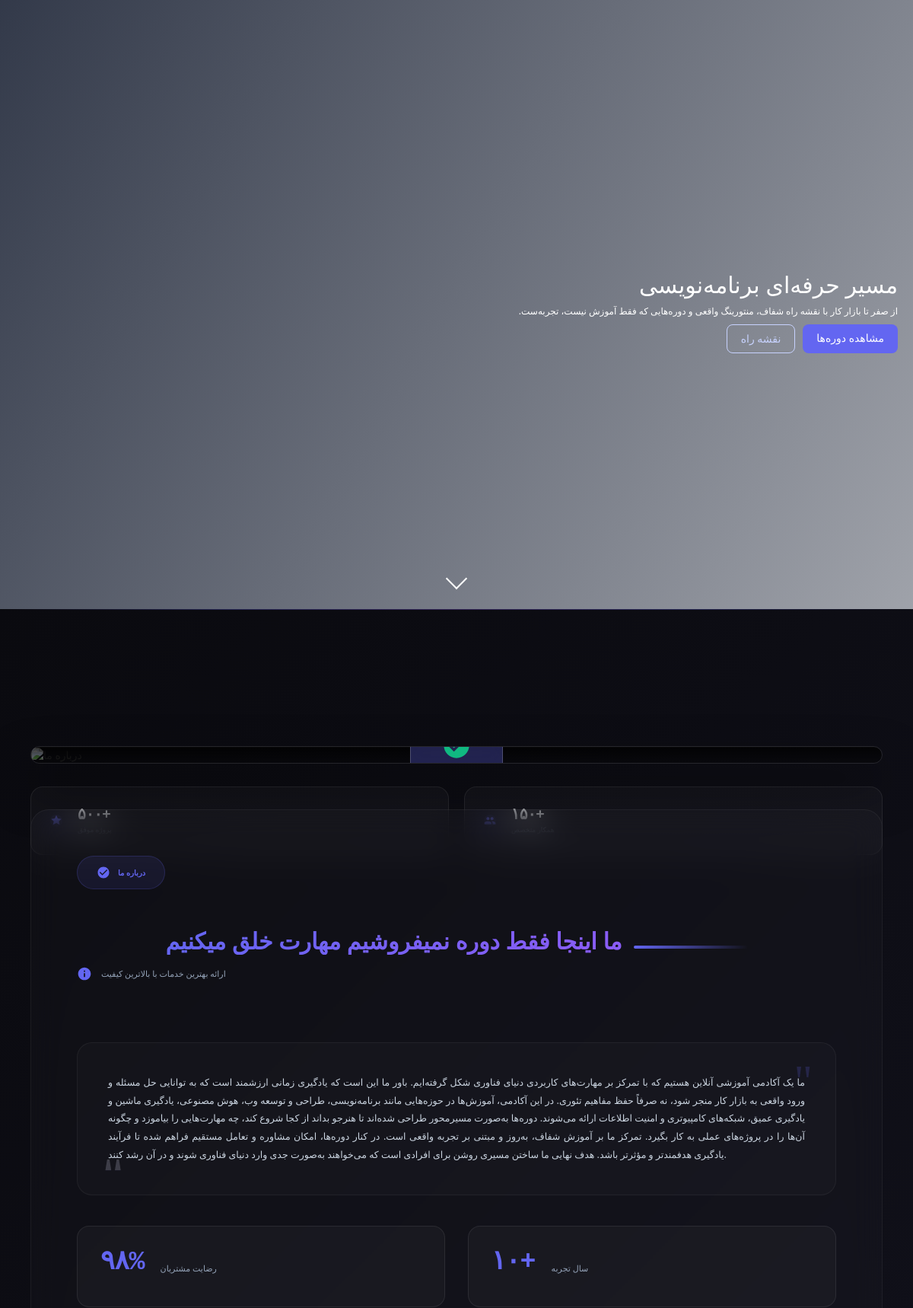
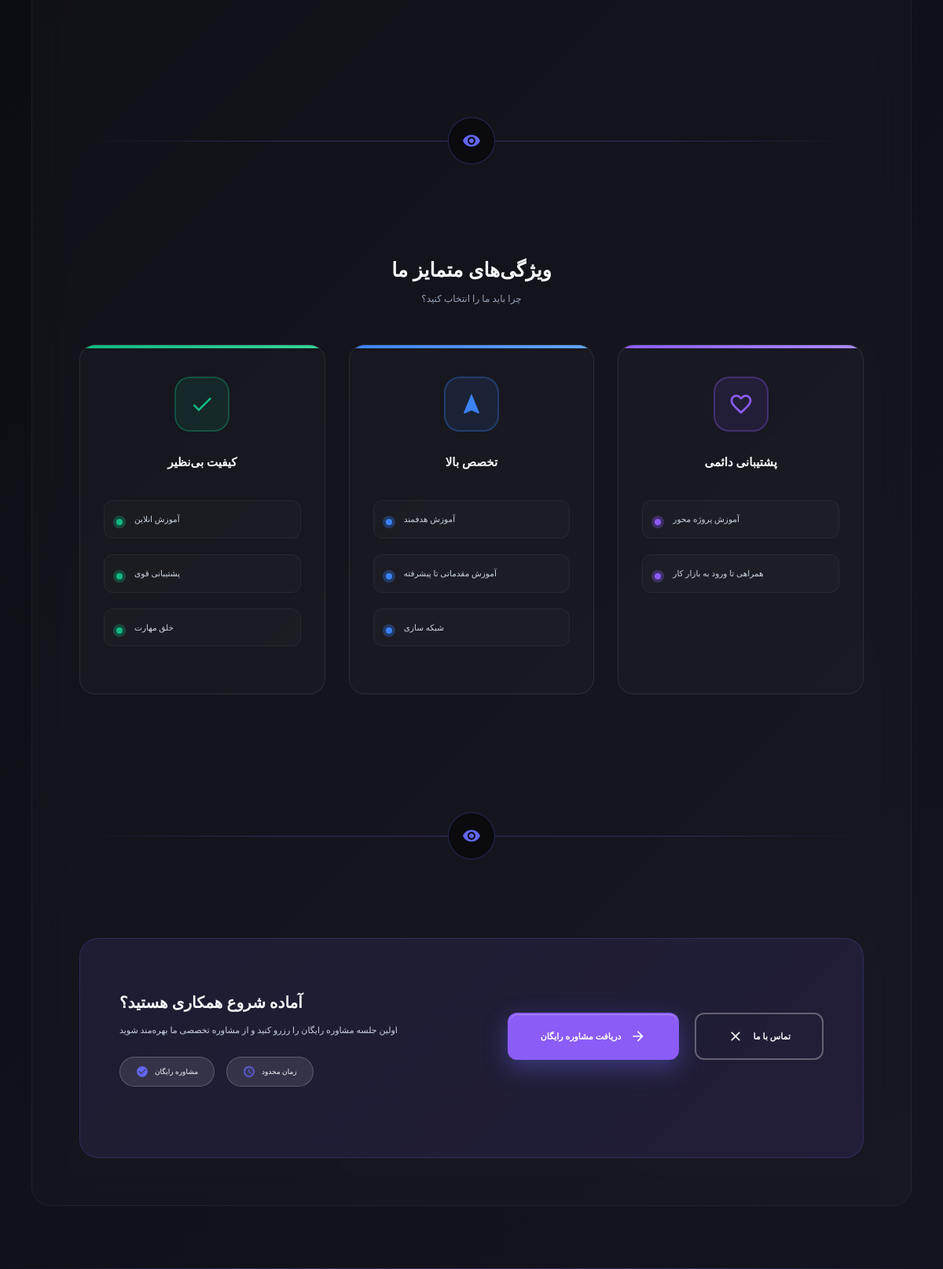
The page / on the database its author committed (2 pictures, top to bottom).
### home/models.py (models this page shows, shortened)
class SiteInfo(models.Model):
    name = models.CharField(max_length=100, default="DEVIO",verbose_name="اسم سایت")
    tagline = models.CharField(max_length=255, blank=True,verbose_name=' توضیح کوتاه')
    about_text = models.TextField(blank=True,verbose_name='درباره ما')
    goals_text = models.TextField(blank=True,verbose_name='اهداف آکادمی')
    logo = models.FileField(upload_to='site/logo/', blank=True, null=True,verbose_name='لوگو سایت')
    favicon = models.FileField(upload_to='site/icon/', blank=True, null=True,verbose_name='آیکون سایت')
    facebook = models.URLField(blank=True,null=True,verbose_name='ادرس فیسبوک')
    instagram = models.URLField(blank=True,null=True,verbose_name='ادرس اینستاگرام')
    linkedin = models.URLField(blank=True,null=True,verbose_name='ادرس لینکدین')
    created_at = models.DateTimeField(auto_now_add=True,verbose_name='تاریخ ساخت')
    updated_at = models.DateTimeField(auto_now=True,verbose_name='تاریخ آپدیت')
    hero_video = models.FileField(upload_to='site/videos/',blank=True,null=True,help_text='ویدیوی پس‌زمینه صفحه اصلی (mp4)')
    email = models.EmailField(default='sudowebsite@gmail.com',verbose_name='ایمیل')
    number = models.CharField(default='09337480645',verbose_name='تلفن')
    class Meta:
        verbose_name = 'اطلاعات سایت'
        verbose_name_plural = 'اطلاعات سایت'

class Activity(models.Model):
    site = models.ForeignKey(SiteInfo,verbose_name='اطلاعات سایت', on_delete=models.CASCADE, related_name='activities')
    description = models.TextField(blank=True, verbose_name='توضیحات')
    created_at = models.DateTimeField(auto_now_add=True, verbose_name='تاریخ ساخت')
    class Meta:
        verbose_name = 'هدف'
        verbose_name_plural = 'اهداف'

### home/views.py (the view)
# urls.py: path('', views.HomeView.as_view(), name='home'),
class HomeView(TemplateView):
    template_name = 'home/index.html'
    def get_context_data(self,**kwargs):
        context = super().get_context_data(**kwargs)
        site_info= SiteInfo.objects.first()
        context['site_info'] = site_info
        activities = list(site_info.activities.all())
        columns = [
            activities[0::3],
            activities[1::3],
            activities[2::3],
        ]
        context['columns'] = columns
        return context

### home/templates/home/index.html (shortened to what this page needs)
{% extends 'shared/base.html' %}
{% load render_partial %}
{% load static %}
{% block content %}
    <section dir="rtl" class="hero align">
        <video class="hero-video" autoplay muted loop playsinline>
            <source src="{{ site_info.hero_video.url }}" type="video/mp4">
        </video>
        <div class="hero-bg"></div>
        <div class="hero-container">
            <div class="hero-left">
                <h1 style="color: white">مسیر حرفه‌ای برنامه‌نویسی</h1>
                <h6 style="color: white">
                    از صفر تا بازار کار با نقشه راه شفاف، منتورینگ واقعی
                    و دوره‌هایی که فقط آموزش نیست، تجربه‌ست.
                </h6>
                <div class="hero-actions">
                    <a href="#" class="btn-primary">مشاهده دوره‌ها</a>
                    <a href="#" class="btn-outline">نقشه راه</a>
                </div>
            </div>
        </div>
        <div class="scroll-indicator">
            <span></span>
        </div>
    </section>
<section class="about-section dark-theme">
    <div class="container-fluid">
        <div class="about-grid">
            <div class="about-image-col">
                <div class="image-container">
                    <div class="image-wrapper">
                        <img
                            src="/static/images/ChatGPT%20Image%20Jan%2028,%202026,%2011_32_28%20PM.png"
                            alt="درباره ما"
                            class="about-image"
                            loading="lazy"
                        >
                        <div class="image-overlay">
                            <div class="overlay-content">
                                <svg class="overlay-icon" viewBox="0 0 24 24" fill="currentColor">
                                    <path d="M12 2C6.48 2 2 6.48 2 12s4.48 10 10 10 10-4.48 10-10S17.52 2 12 2zm-2 15l-5-5 1.41-1.41L10 14.17l7.59-7.59L19 8l-9 9z"/>
                                </svg>
                            </div>
                        </div>
                    </div>
                    <div class="image-badges">
                        <div class="badge-item">
                            <div class="badge-icon">
                                <svg viewBox="0 0 24 24" fill="currentColor">
                                    <path d="M12 1l3 6.5 7 1-5 4.5 1.5 7-6.5-3.5-6.5 3.5 1.5-7-5-4.5 7-1z"/>
                                </svg>
                            </div>
                            <div class="badge-content">
                                <span class="badge-count">۵۰۰+</span>
                                <span class="badge-label">پروژه موفق</span>
                            </div>
                        </div>
                        <div class="badge-item">
                            <div class="badge-icon">
                            </div>
                            <div class="badge-content">
                                <span class="badge-count">۱۵۰+</span>
                                <span class="badge-label">همکار متخصص</span>
                            </div>
                        </div>
                    </div>
                </div>
            </div>
            <div class="about-content-col">
                <div class="content-container">
                    <div class="content-header">
                        <div class="section-label">
                            <svg class="label-icon" viewBox="0 0 24 24" fill="currentColor">
                                <path d="M12 2C6.48 2 2 6.48 2 12s4.48 10 10 10 10-4.48 10-10S17.52 2 12 2zm-2 15l-5-5 1.41-1.41L10 14.17l7.59-7.59L19 8l-9 9z"/>
                            </svg>
                            <span>درباره ما</span>
                        </div>
                        <h1 class="main-title">
                            <span class="title-highlight">{{ site_info.tagline }}</span>
                            <span class="title-underline"></span>
                        </h1>
                        <div class="title-subtext">
                            <svg class="subtext-icon" viewBox="0 0 24 24" fill="currentColor">
                                <path d="M12 2C6.48 2 2 6.48 2 12s4.48 10 10 10 10-4.48 10-10S17.52 2 12 2zm1 15h-2v-6h2v6zm0-8h-2V7h2v2z"/>
                            </svg>
                            <span>ارائه بهترین خدمات با بالاترین کیفیت</span>
                        </div>
                    </div>
                    <div class="content-description">
                        <div class="description-text">
                            <div class="quote-mark open">"</div>
                            {{ site_info.about_text }}
                            <div class="quote-mark close">"</div>
                        </div>
                        <div class="description-stats">
                            <div class="stat-card">
                                <div class="stat-number">۹۸%</div>
                                <div class="stat-label">رضایت مشتریان</div>
                            </div>
                            <div class="stat-card">
                                <div class="stat-number">۱۰+</div>
                                <div class="stat-label">سال تجربه</div>
                            </div>
                        </div>
                    </div>
                    <div class="content-separator">
                        <div class="separator-icon">
                            <svg viewBox="0 0 24 24" fill="currentColor">
                                <path d="M12 4.5C7 4.5 2.73 7.61 1 12c1.73 4.39 6 7.5 11 7.5s9.27-3.11 11-7.5c-1.73-4.39-6-7.5-11-7.5zM12 17c-2.76 0-5-2.24-5-5s2.24-5 5-5 5 2.24 5 5-2.24 5-5 5zm0-8c-1.66 0-3 1.34-3 3s1.34 3 3 3 3-1.34 3-3-1.34-3-3-3z"/>
                            </svg>
                        </div>
                    </div>
                    <div class="content-features">
                        <div class="features-header">
                            <h3 class="features-title">ویژگی‌های متمایز ما</h3>
                            <p class="features-subtitle">چرا باید ما را انتخاب کنید؟</p>
                        </div>
                        <div class="features-grid">
                            {% for column in columns %}
                            <div class="feature-column column-{{ forloop.counter }}">
                                <div class="column-header">
                                    <div class="column-icon">
                                        {% if forloop.counter == 1 %}
                                        <svg viewBox="0 0 24 24" fill="currentColor">
                                            <path d="M9 16.2L4.8 12l-1.4 1.4L9 19 21 7l-1.4-1.4L9 16.2z"/>
                                        </svg>
                                        {% elif forloop.counter == 2 %}
                                        <svg viewBox="0 0 24 24" fill="currentColor">
                                            <path d="M12 2L4.5 20.29l.71.71L12 18l6.79 3 .71-.71L12 2z"/>
                                        </svg>
                                        {% endif %}
                                    </div>
                                    <h4 class="column-title">
                                        {% if forloop.counter == 1 %}
                                        کیفیت بی‌نظیر
                                        {% elif forloop.counter == 2 %}
                                        تخصص بالا
                                        {% else %}
                                        پشتیبانی دائمی
                                        {% endif %}
                                    </h4>
                                </div>
                                <ul class="feature-list">
                                    {% for item in column %}
                                    <li class="feature-item">
                                        <div class="feature-marker"></div>
                                        <div class="feature-text">{{ item.description }}</div>
                                    </li>
                                    {% endfor %}
                                </ul>
                            </div>
                            {% endfor %}
                        </div>
                    </div>
                    <div class="content-separator">
                        <div class="separator-icon">
                            <svg viewBox="0 0 24 24" fill="currentColor">
                                <path d="M12 4.5C7 4.5 2.73 7.61 1 12c1.73 4.39 6 7.5 11 7.5s9.27-3.11 11-7.5c-1.73-4.39-6-7.5-11-7.5zM12 17c-2.76 0-5-2.24-5-5s2.24-5 5-5 5 2.24 5 5-2.24 5-5 5zm0-8c-1.66 0-3 1.34-3 3s1.34 3 3 3 3-1.34 3-3-1.34-3-3-3z"/>
                            </svg>
                        </div>
                    </div>
                    <div class="content-cta">
                        <div class="cta-content">
                            <h3 class="cta-title">آماده شروع همکاری هستید؟</h3>
                            <p class="cta-description">اولین جلسه مشاوره رایگان را رزرو کنید و از مشاوره تخصصی ما بهره‌مند شوید</p>
                            <div class="cta-badges">
                                <div class="cta-badge">
                                    <svg class="badge-icon" viewBox="0 0 24 24" fill="currentColor">
                                        <path d="M12 2C6.48 2 2 6.48 2 12s4.48 10 10 10 10-4.48 10-10S17.52 2 12 2zm-2 15l-5-5 1.41-1.41L10 14.17l7.59-7.59L19 8l-9 9z"/>
                                    </svg>
                                    <span>مشاوره رایگان</span>
                                </div>
                                <div class="cta-badge">
                                    <svg class="badge-icon" viewBox="0 0 24 24" fill="currentColor">
                                        <path d="M11.99 2C6.47 2 2 6.48 2 12s4.47 10 9.99 10C17.52 22 22 17.52 22 12S17.52 2 11.99 2zM12 20c-4.42 0-8-3.58-8-8s3.58-8 8-8 8 3.58 8 8-3.58 8-8 8zm.5-13H11v6l5.25 3.15.75-1.23-4.5-2.67z"/>
                                    </svg>
                                    <span>زمان محدود</span>
                                </div>
                            </div>
                        </div>
                        <div class="cta-actions">
                            <a href="#" class="cta-btn primary-btn">
                                <span class="btn-text">دریافت مشاوره رایگان</span>
                                <svg class="btn-icon" viewBox="0 0 24 24" fill="currentColor">
                                    <path d="M12 4l-1.41 1.41L16.17 11H4v2h12.17l-5.58 5.59L12 20l8-8z"/>
                                </svg>
                            </a>
                            <a href="#" class="cta-btn secondary-btn">
                                <svg class="btn-icon" viewBox="0 0 24 24" fill="currentColor">
                                    <path d="M19 6.41L17.59 5 12 10.59 6.41 5 5 6.41 10.59 12 5 17.59 6.41 19 12 13.41 17.59 19 19 17.59 13.41 12z"/>
                                </svg>
                                <span class="btn-text">تماس با ما</span>
                            </a>
                        </div>
                    </div>
                </div>
            </div>
        </div>
    </div>
</section>
{% endblock %}

### rows shown on the page
SiteInfo: tagline "ما اینجا فقط دوره نمیفروشیم مهارت خلق میکنیم", about_text "ما یک آکادمی آموزشی آنلاین هستیم که با تمرکز بر مهارت‌های کاربردی دنیای فناوری شکل گرفته‌ایم. باور ما این است که یادگیری زمانی ارزشمند است که به توانایی حل مسئله و ورود واقعی به بازار کار منجر شود، نه صرفاً حفظ مفاهیم تئوری. در این آکادمی، آموزش‌ها در حوزه‌هایی مانند برنامه‌نویسی، طراحی و توسعه وب، هوش مصنوعی، یادگیری ماشین و یادگیری عمیق، شبکه‌های کامپیوتری و امنیت اطلاعات ارائه می‌شوند. دوره‌ها به‌صورت مسیرمحور طراحی شده‌اند تا هنرجو بداند از کجا شروع کند، چه مهارت‌هایی را بیاموزد و چگونه آن‌ها را در پروژه‌های عملی به کار بگیرد. تمرکز ما بر آموزش شفاف، به‌روز و مبتنی بر تجربه واقعی است. در کنار دوره‌ها، امکان مشاوره و تعامل مستقیم فراهم شده تا فرآیند یادگیری هدفمندتر و مؤثرتر باشد. هدف…"
Activity: shows "کیفیت بی‌نظیر", description "آموزش انلاین"
Activity: description "پشتیبانی قوی"
Activity: description "خلق مهارت"
Activity: shows "تخصص بالا", description "آموزش هدفمند"
Activity: description "آموزش مقدماتی تا پیشرفته"
Activity: description "شبکه سازی"
Activity: shows "پشتیبانی دائمی", description "آموزش پروژه محور"
Activity: description "همراهی تا ورود به بازار کار"
